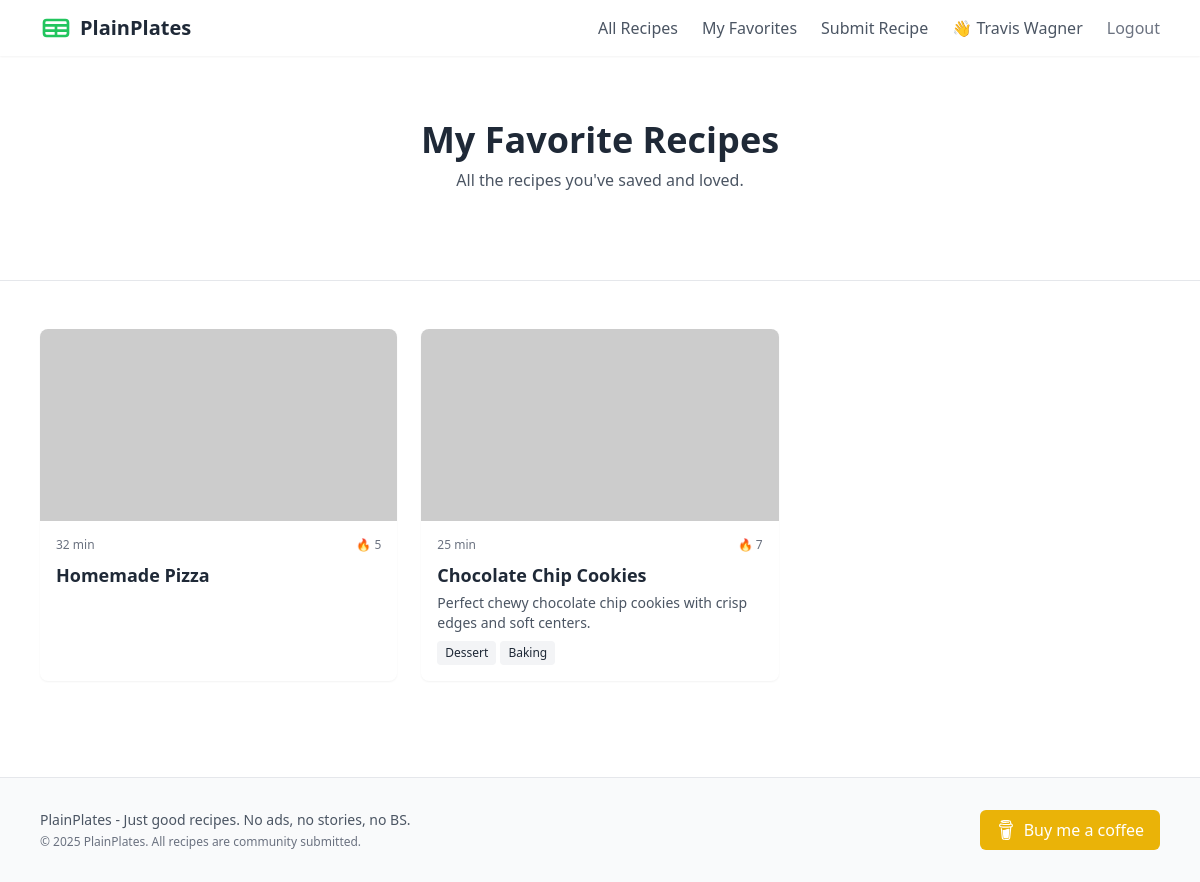
/favorites (signed in), run on an earlier commit of the app's database.
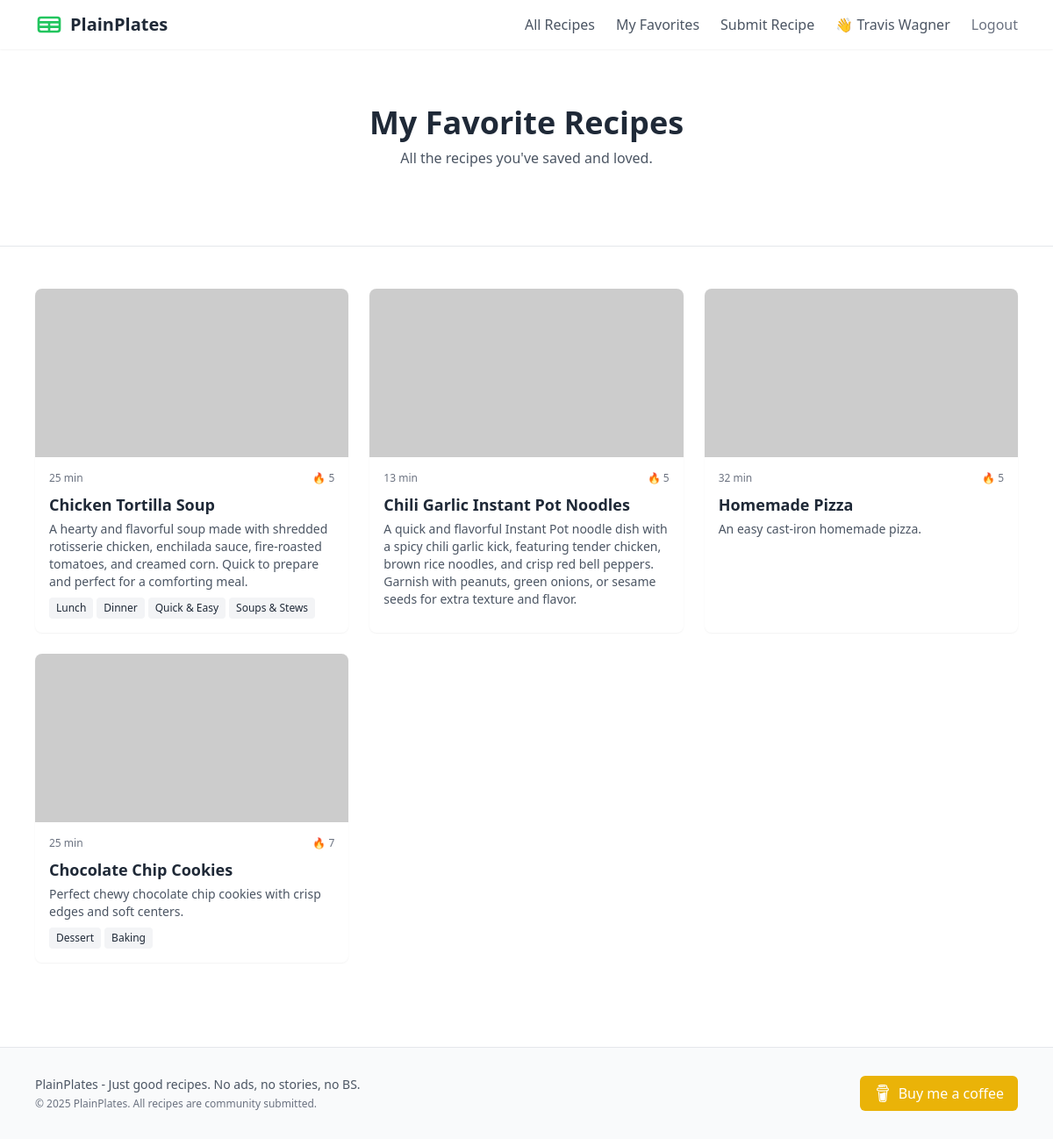
And on a later commit of the database.
### tables this page shows
CREATE TABLE recipes (
    id INTEGER PRIMARY KEY AUTOINCREMENT,
    title TEXT NOT NULL,
    slug TEXT UNIQUE NOT NULL,
    description TEXT NOT NULL,
    ingredients TEXT NOT NULL,
    instructions TEXT NOT NULL,
    notes TEXT,
    prep_time INTEGER NOT NULL,
    cook_time INTEGER NOT NULL,
    servings INTEGER NOT NULL DEFAULT 4,
    created_at TIMESTAMP NOT NULL DEFAULT CURRENT_TIMESTAMP,
    updated_at TIMESTAMP NOT NULL DEFAULT CURRENT_TIMESTAMP,
    user_id INTEGER,
    FOREIGN KEY (user_id) REFERENCES users (id)
);

CREATE TABLE categories (
    id INTEGER PRIMARY KEY AUTOINCREMENT,
    name TEXT NOT NULL,
    slug TEXT UNIQUE NOT NULL,
    description TEXT
);

### main.py (the view)
@app.get("/favorites", response_class=HTMLResponse)
def favorites_page(request: Request):
    user = request.session.get("user")
    if not user:
        return RedirectResponse("/login", status_code=302)
    conn = sqlite3.connect(DB_PATH)
    conn.row_factory = sqlite3.Row
    cursor = conn.cursor()
    cursor.execute('''
        SELECT recipes.id, recipes.title, recipes.slug, recipes.description, recipes.prep_time, recipes.cook_time, COALESCE(SUM(recipe_votes.value), 0) as score, recipes.created_at
        FROM user_favorites
        JOIN recipes on user_favorites.recipe_id = recipes.id
        LEFT JOIN recipe_votes on recipes.id = recipe_votes.recipe_id
        WHERE user_favorites.user_id = ?
        GROUP BY recipes.id
        ORDER BY recipes.created_at DESC
    ''', (user["id"],))
    recipes = []
    for row in cursor.fetchall():
        recipe = dict(row)
        cursor.execute('''
            SELECT name FROM recipe_categories
            JOIN categories ON recipe_categories.category_id = categories.id
            WHERE recipe_categories.recipe_id = ?
        ''', (recipe["id"],))
        recipe["tags"] = [cat["name"] for cat in cursor.fetchall()]
        recipes.append(recipe)
    conn.close()
    categories = get_categories()
    return templates.TemplateResponse("favorites.html", {
        "request": request,
        "recipes": recipes,
        "categories": categories,
        "q": None,
        "selected_category": None
    })

### templates/favorites.html (shortened to what this page needs)
{% extends "base.html" %}
{% block content %}
<section class="bg-white border-b">
    <div class="max-w-6xl mx-auto px-4 py-12 md:py-16 text-center">
        <h1 class="text-3xl md:text-4xl font-bold mb-2">My Favorite Recipes</h1>
        <p class="text-gray-600 mb-6">All the recipes you've saved and loved.</p>
    </div>
</section>
<section class="py-12">
    <div class="max-w-6xl mx-auto px-4">
    {% if recipes %}
        <div class="grid grid-cols-1 md:grid-cols-2 lg:grid-cols-3 gap-6">
            {% for recipe in recipes %}
                {% include "components/recipe_card.html" %}
            {% endfor %}
        </div>
    {% else %}
        <p class="text-center text-gray-500">You haven't favorited any recipes yet.</p>
    {% endif %}
    </div>
</section>
{% endblock %}

### templates/components/recipe_card.html
<a href="/recipes/{{ recipe.slug }}" class="bg-white rounded-lg overflow-hidden shadow-sm hover:shadow-md transition-shadow">
    <div class="h-48 overflow-hidden">
        <img src="/static/images/recipes{{ recipe.slug }}.jpg" onerror="this.onerror=null;this.src='https://placehold.co/400x300?text=Image Coming Soon';" alt="{{ recipe.title }}" class="w-full h-full object-cover">
    </div>
    <div class="p-4">
        <div class="flex justify-between items-center mb-2">
            <span class="text-xs text-gray-500">{{ recipe.prep_time + recipe.cook_time }} min</span>
            <span class="flex items-center text-xs text-gray-500">
                {% if recipe.score > 0 %} 🔥 {% else %} 🧊 {% endif %}{{ recipe.score }}
            </span>
        </div>
        <h3 class="font-bold text-lg mb-1">{{ recipe.title }}</h3>
        <p class="text-gray-600 text-sm mb-2">{{ recipe.description }}</p>
        <div class="flex flex-wrap gap-1">
            {% for tag in recipe.tags %}
            <span class="bg-gray-100 text-gray-800 text-xs px-2 py-1 rounded">{{ tag }}</span>
            {% endfor %}
        </div>
    </div>
</a>

What changed in the data, as far as the page shows it:
added recipes: recipe.prep_time+recipe.cook_time "25", score "5", title "Chicken Tortilla Soup", description "A hearty and flavorful soup made with shredded rotisserie chicken, enchilada sauce, fire-roasted tomatoes, and creamed corn. Quick to prepare and perfect for a comforting meal."
now on this page (row unchanged): categories: name "Lunch", shown under "25"
now on this page (row unchanged): categories: name "Dinner", shown under "25"
now on this page (row unchanged): categories: name "Quick & Easy", shown under "25"
now on this page (row unchanged): categories: name "Soups & Stews", shown under "25"
added recipes: recipe.prep_time+recipe.cook_time "13", score "5", title "Chili Garlic Instant Pot Noodles", description "A quick and flavorful Instant Pot noodle dish with a spicy chili garlic kick, featuring tender chicken, brown rice noodles, and crisp red bell peppers. Garnish with peanuts, green onions, or sesame seeds for extra texture and flavor."
changed recipes "Homemade Pizza": description (not shown) → "An easy cast-iron homemade pizza."
